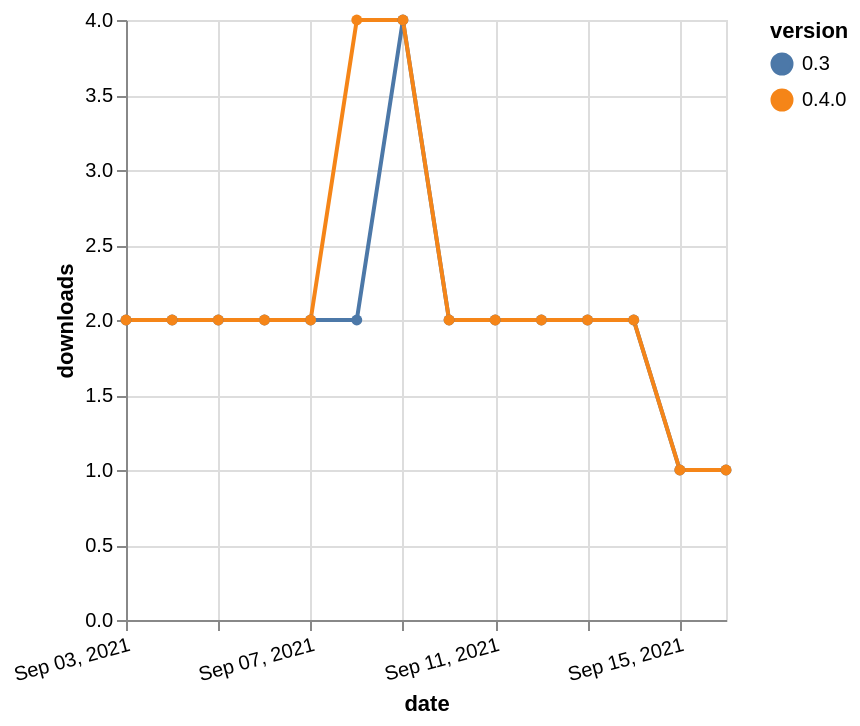

This figure's Vega-Lite source:
### Vega-Lite specification from a JSON file in a GitHub repository (floating-point values rounded to 4 significant figures)
{"$schema": "https://vega.github.io/schema/vega-lite/v5.json", "description": "A simple bar chart with embedded data.", "data": {"values": [{"date": "2021-09-03", "total": 1504, "delta": 2, "version": "0.3"}, {"date": "2021-09-04", "total": 1506, "delta": 2, "version": "0.3"}, {"date": "2021-09-05", "total": 1508, "delta": 2, "version": "0.3"}, {"date": "2021-09-06", "total": 1510, "delta": 2, "version": "0.3"}, {"date": "2021-09-07", "total": 1512, "delta": 2, "version": "0.3"}, {"date": "2021-09-08", "total": 1514, "delta": 2, "version": "0.3"}, {"date": "2021-09-09", "total": 1518, "delta": 4, "version": "0.3"}, {"date": "2021-09-10", "total": 1520, "delta": 2, "version": "0.3"}, {"date": "2021-09-11", "total": 1522, "delta": 2, "version": "0.3"}, {"date": "2021-09-12", "total": 1524, "delta": 2, "version": "0.3"}, {"date": "2021-09-13", "total": 1526, "delta": 2, "version": "0.3"}, {"date": "2021-09-14", "total": 1528, "delta": 2, "version": "0.3"}, {"date": "2021-09-15", "total": 1529, "delta": 1, "version": "0.3"}, {"date": "2021-09-16", "total": 1530, "delta": 1, "version": "0.3"}, {"date": "2021-09-03", "total": 1498, "delta": 2, "version": "0.4.0"}, {"date": "2021-09-04", "total": 1500, "delta": 2, "version": "0.4.0"}, {"date": "2021-09-05", "total": 1502, "delta": 2, "version": "0.4.0"}, {"date": "2021-09-06", "total": 1504, "delta": 2, "version": "0.4.0"}, {"date": "2021-09-07", "total": 1506, "delta": 2, "version": "0.4.0"}, {"date": "2021-09-08", "total": 1510, "delta": 4, "version": "0.4.0"}, {"date": "2021-09-09", "total": 1514, "delta": 4, "version": "0.4.0"}, {"date": "2021-09-10", "total": 1516, "delta": 2, "version": "0.4.0"}, {"date": "2021-09-11", "total": 1518, "delta": 2, "version": "0.4.0"}, {"date": "2021-09-12", "total": 1520, "delta": 2, "version": "0.4.0"}, {"date": "2021-09-13", "total": 1522, "delta": 2, "version": "0.4.0"}, {"date": "2021-09-14", "total": 1524, "delta": 2, "version": "0.4.0"}, {"date": "2021-09-15", "total": 1525, "delta": 1, "version": "0.4.0"}, {"date": "2021-09-16", "total": 1526, "delta": 1, "version": "0.4.0"}]}, "width": "container", "mark": {"type": "line", "point": {"filled": true}}, "encoding": {"x": {"field": "date", "type": "temporal", "timeUnit": "yearmonthdate", "title": "date", "axis": {"labelAngle": -15}}, "y": {"field": "delta", "type": "quantitative", "title": "downloads"}, "color": {"field": "version", "type": "nominal"}, "tooltip": {"field": "delta"}}}
